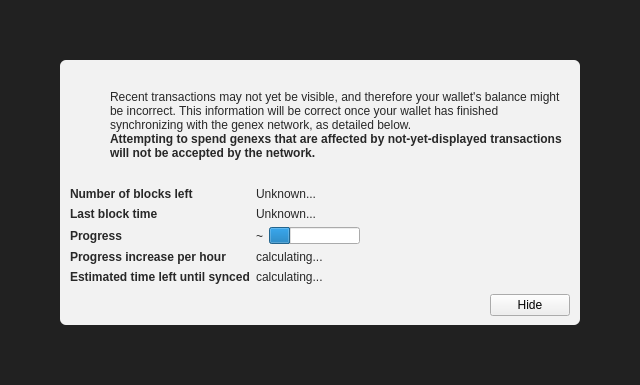
<?xml version="1.0" encoding="UTF-8"?>
<ui version="4.0">
 <class>ModalOverlay</class>
 <widget class="ModalOverlay" name="ModalOverlay">
  <property name="geometry">
   <rect>
    <x>0</x>
    <y>0</y>
    <width>640</width>
    <height>385</height>
   </rect>
  </property>
  <property name="windowTitle">
   <string>Form</string>
  </property>
  <layout class="QVBoxLayout" name="verticalLayout" stretch="0">
   <property name="sizeConstraint">
    <enum>QLayout::SetDefaultConstraint</enum>
   </property>
   <property name="leftMargin">
    <number>0</number>
   </property>
   <property name="topMargin">
    <number>0</number>
   </property>
   <property name="rightMargin">
    <number>0</number>
   </property>
   <property name="bottomMargin">
    <number>0</number>
   </property>
   <item>
    <widget class="QWidget" name="bgWidget" native="true">
     <property name="styleSheet">
      <string notr="true">#bgWidget { background: rgba(0,0,0,220); }</string>
     </property>
     <layout class="QVBoxLayout" name="verticalLayoutMain" stretch="1">
      <property name="leftMargin">
       <number>60</number>
      </property>
      <property name="topMargin">
       <number>60</number>
      </property>
      <property name="rightMargin">
       <number>60</number>
      </property>
      <property name="bottomMargin">
       <number>60</number>
      </property>
      <item>
       <widget class="QWidget" name="contentWidget" native="true">
        <property name="styleSheet">
         <string notr="true">#contentWidget { background: rgba(255,255,255,240); border-radius: 6px; }

QLabel { color: rgb(40,40,40);  }</string>
        </property>
        <layout class="QVBoxLayout" name="verticalLayoutSub" stretch="1,0,0,0">
         <property name="spacing">
          <number>0</number>
         </property>
         <property name="leftMargin">
          <number>10</number>
         </property>
         <property name="topMargin">
          <number>10</number>
         </property>
         <property name="rightMargin">
          <number>10</number>
         </property>
         <property name="bottomMargin">
          <number>10</number>
         </property>
         <item>
          <layout class="QHBoxLayout" name="horizontalLayoutIconText" stretch="0,1">
           <property name="topMargin">
            <number>20</number>
           </property>
           <item>
            <layout class="QVBoxLayout" name="verticalLayoutIcon">
             <property name="leftMargin">
              <number>0</number>
             </property>
             <item>
              <widget class="QPushButton" name="warningIcon">
               <property name="enabled">
                <bool>false</bool>
               </property>
               <property name="text">
                <string/>
               </property>
               <property name="icon">
                <iconset>
                 <normaloff>:/icons/warning</normaloff>
                 <disabledoff>:/icons/warning</disabledoff>:/icons/warning</iconset>
               </property>
               <property name="iconSize">
                <size>
                 <width>48</width>
                 <height>48</height>
                </size>
               </property>
               <property name="flat">
                <bool>true</bool>
               </property>
              </widget>
             </item>
             <item>
              <spacer name="verticalSpacerWarningIcon">
               <property name="orientation">
                <enum>Qt::Vertical</enum>
               </property>
               <property name="sizeHint" stdset="0">
                <size>
                 <width>20</width>
                 <height>40</height>
                </size>
               </property>
              </spacer>
             </item>
            </layout>
           </item>
           <item>
            <layout class="QVBoxLayout" name="verticalLayoutInfoText">
             <property name="leftMargin">
              <number>0</number>
             </property>
             <property name="topMargin">
              <number>0</number>
             </property>
             <item>
              <widget class="QLabel" name="infoText">
               <property name="text">
                <string>Recent transactions may not yet be visible, and therefore your wallet's balance might be incorrect. This information will be correct once your wallet has finished synchronizing with the genex network, as detailed below.</string>
               </property>
               <property name="textFormat">
                <enum>Qt::RichText</enum>
               </property>
               <property name="wordWrap">
                <bool>true</bool>
               </property>
              </widget>
             </item>
             <item>
              <widget class="QLabel" name="infoTextStrong">
               <property name="font">
                <font>
                 <weight>75</weight>
                 <bold>true</bold>
                </font>
               </property>
               <property name="text">
                <string>Attempting to spend genexs that are affected by not-yet-displayed transactions will not be accepted by the network.</string>
               </property>
               <property name="textFormat">
                <enum>Qt::RichText</enum>
               </property>
               <property name="wordWrap">
                <bool>true</bool>
               </property>
              </widget>
             </item>
             <item>
              <spacer name="verticalSpacerInTextSpace">
               <property name="orientation">
                <enum>Qt::Vertical</enum>
               </property>
               <property name="sizeHint" stdset="0">
                <size>
                 <width>20</width>
                 <height>40</height>
                </size>
               </property>
              </spacer>
             </item>
            </layout>
           </item>
          </layout>
         </item>
         <item>
          <spacer name="verticalSpacerAfterText">
           <property name="orientation">
            <enum>Qt::Vertical</enum>
           </property>
           <property name="sizeHint" stdset="0">
            <size>
             <width>20</width>
             <height>40</height>
            </size>
           </property>
          </spacer>
         </item>
         <item>
          <layout class="QFormLayout" name="formLayout">
           <property name="fieldGrowthPolicy">
            <enum>QFormLayout::FieldsStayAtSizeHint</enum>
           </property>
           <property name="horizontalSpacing">
            <number>6</number>
           </property>
           <property name="verticalSpacing">
            <number>6</number>
           </property>
           <property name="topMargin">
            <number>10</number>
           </property>
           <item row="0" column="0">
            <widget class="QLabel" name="labelNumberOfBlocksLeft">
             <property name="font">
              <font>
               <weight>75</weight>
               <bold>true</bold>
              </font>
             </property>
             <property name="text">
              <string>Number of blocks left</string>
             </property>
            </widget>
           </item>
           <item row="0" column="1">
            <widget class="QLabel" name="numberOfBlocksLeft">
             <property name="text">
              <string>Unknown...</string>
             </property>
            </widget>
           </item>
           <item row="1" column="0">
            <widget class="QLabel" name="labelLastBlockTime">
             <property name="font">
              <font>
               <weight>75</weight>
               <bold>true</bold>
              </font>
             </property>
             <property name="text">
              <string>Last block time</string>
             </property>
            </widget>
           </item>
           <item row="1" column="1">
            <widget class="QLabel" name="newestBlockDate">
             <property name="sizePolicy">
              <sizepolicy hsizetype="Maximum" vsizetype="Preferred">
               <horstretch>0</horstretch>
               <verstretch>0</verstretch>
              </sizepolicy>
             </property>
             <property name="text">
              <string>Unknown...</string>
             </property>
            </widget>
           </item>
           <item row="2" column="0">
            <widget class="QLabel" name="labelSyncDone">
             <property name="font">
              <font>
               <weight>75</weight>
               <bold>true</bold>
              </font>
             </property>
             <property name="text">
              <string>Progress</string>
             </property>
            </widget>
           </item>
           <item row="2" column="1">
            <layout class="QHBoxLayout" name="horizontalLayoutSync" stretch="0,1">
             <item>
              <widget class="QLabel" name="percentageProgress">
               <property name="text">
                <string notr="true">~</string>
               </property>
              </widget>
             </item>
             <item>
              <widget class="QProgressBar" name="progressBar">
               <property name="value">
                <number>24</number>
               </property>
               <property name="format">
                <string/>
               </property>
              </widget>
             </item>
            </layout>
           </item>
           <item row="4" column="0">
            <widget class="QLabel" name="labelProgressIncrease">
             <property name="font">
              <font>
               <weight>75</weight>
               <bold>true</bold>
              </font>
             </property>
             <property name="text">
              <string>Progress increase per hour</string>
             </property>
            </widget>
           </item>
           <item row="4" column="1">
            <widget class="QLabel" name="progressIncreasePerH">
             <property name="text">
              <string>calculating...</string>
             </property>
            </widget>
           </item>
           <item row="5" column="0">
            <widget class="QLabel" name="labelEstimatedTimeLeft">
             <property name="font">
              <font>
               <weight>75</weight>
               <bold>true</bold>
              </font>
             </property>
             <property name="text">
              <string>Estimated time left until synced</string>
             </property>
            </widget>
           </item>
           <item row="5" column="1">
            <widget class="QLabel" name="expectedTimeLeft">
             <property name="text">
              <string>calculating...</string>
             </property>
            </widget>
           </item>
          </layout>
         </item>
         <item>
          <layout class="QHBoxLayout" name="horizontalLayoutButtons">
           <property name="leftMargin">
            <number>10</number>
           </property>
           <property name="topMargin">
            <number>10</number>
           </property>
           <item>
            <spacer name="horizontalSpacer">
             <property name="orientation">
              <enum>Qt::Horizontal</enum>
             </property>
             <property name="sizeHint" stdset="0">
              <size>
               <width>40</width>
               <height>20</height>
              </size>
             </property>
            </spacer>
           </item>
           <item>
            <widget class="QPushButton" name="closeButton">
             <property name="text">
              <string>Hide</string>
             </property>
            </widget>
           </item>
          </layout>
         </item>
        </layout>
       </widget>
      </item>
     </layout>
    </widget>
   </item>
  </layout>
 </widget>
 <customwidgets>
  <customwidget>
   <class>ModalOverlay</class>
   <extends>QWidget</extends>
   <header>qt/modaloverlay.h</header>
   <container>1</container>
  </customwidget>
 </customwidgets>
 <resources/>
 <connections/>
</ui>
